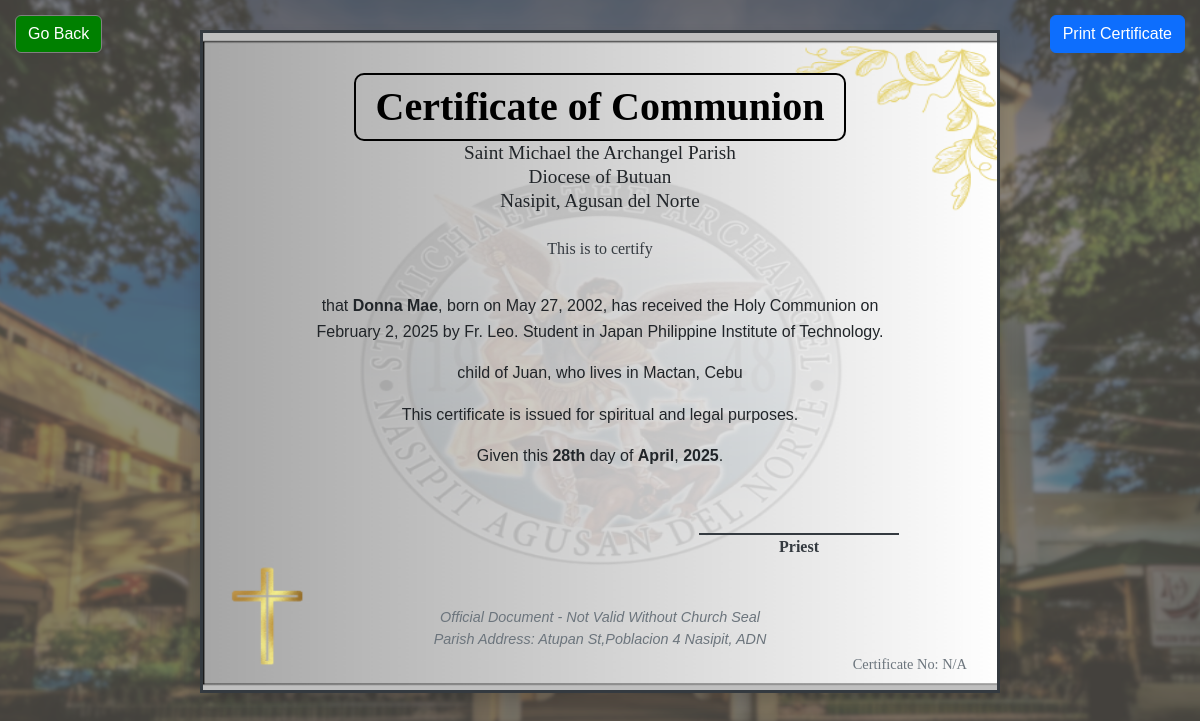
The app's page /communionCert.php?id=3&type=communion with its own data.
### tables this page shows
CREATE TABLE IF NOT EXISTS `communion_records` (
  `id` int NOT NULL AUTO_INCREMENT,
  `participant_name` varchar(255) NOT NULL,
  `dob` date NOT NULL,
  `gender` varchar(20) NOT NULL,
  `school_grade` varchar(200) NOT NULL,
  `guardian_name` varchar(255) NOT NULL,
  `contact` varchar(100) NOT NULL,
  `communion_date` date NOT NULL,
  `priest_name` varchar(255) NOT NULL,
  `address` varchar(255) NOT NULL,
  PRIMARY KEY (`id`)
);

### communionCert.php (the view, shortened to what this page needs)
<?php
include 'db_config.php';
$id = $_GET['id'] ?? null;
$stmt = $pdo->prepare("SELECT * FROM communion_records WHERE id = ?");
$stmt->execute([$id]);
$record = $stmt->fetch();
?>
<!DOCTYPE html>
<html lang="en">
<head>
    <link href="https://cdn.jsdelivr.net/npm/bootstrap@5.3.0/dist/css/bootstrap.min.css" rel="stylesheet" />
</head>
<body>
    <button class="btn btn-secondary go-back-btn no-print" onclick="window.location.href='communion.php'" style="position: fixed; top: 15px; left: 15px; z-index: 1050; background-color: green; border-color: gray; color: white;">Go Back</button>
    <button class="btn btn-primary print-btn no-print" onclick="window.print()" style="position: fixed; top: 15px; right: 15px; z-index: 1050;">Print Certificate</button>
    <div class="certificate-container shadow">
        <div class="certificate-number">
            Certificate No: <?= htmlspecialchars($record['certificate_number'] ?? 'N/A') ?>
        </div>
        <div class="certificate-title">Certificate of Communion</div>
        <div class="church-location">
            <p>Saint Michael the Archangel Parish</p>
            <p>Diocese of Butuan</p>
            <p>Nasipit, Agusan del Norte</p>
        </div>
        <div class="this-is-to-certify">
            <p>This is to certify</p>
        </div>
        <div class="content">
            <p>that <strong><?= htmlspecialchars($record['participant_name']) ?></strong>, born on <?= date('F j, Y', strtotime($record['dob'])) ?>, has received the Holy Communion on <br><?= date('F j, Y', strtotime($record['communion_date'])) ?> by <?= htmlspecialchars($record['priest_name']) ?>. Student in <?= htmlspecialchars($record['school_grade']) ?>.</p>
            <p>child of <?= htmlspecialchars($record['guardian_name']) ?>, who lives in <?= htmlspecialchars($record['address']) ?></p>
            <p>This certificate is issued for spiritual and legal purposes.</p>
            <p>Given this <strong><?= date('jS') ?></strong> day of <strong><?= date('F') ?></strong>, <strong><?= date('Y') ?></strong>.</p>
        </div>
        <div class="signature-section">
            <div class="signature-box">Priest</div>
        </div>
        <div class="footer-text">
            Official Document - Not Valid Without Church Seal<br />
            Parish Address: Atupan St,Poblacion 4 Nasipit, ADN
        </div>
    </div>
</body>
</html>

### communionCert.php (style rules this page uses)
body { background-image: url('img/bg.png'); background-repeat: no-repeat; background-position: center; background-size: cover; font-family: 'Arial', serif; }
.certificate-container { max-width: 800px; margin: 30px auto; padding: 40px 50px; background: white; border: 3px solid #343a40; box-shadow: 0 0 15px rgba(0,0,0,0.2); position: relative; background-image: url('img/smap.png'); background-repeat: no-repeat; background-position: center; background-size: 100% 100%; }
.certificate-title { font-size: 2.5rem; font-weight: 700; color: black; text-align: center; margin: 0 auto 0.1rem auto; font-family: 'Old English Text MT', serif; border: 2px solid black; border-radius: 10px; padding: 2px 20px; display: table; }
.church-location { font-size: 1.2rem; text-align: center; line-height: 0.5rem; margin-bottom: 0.5rem; margin-top: 0.5rem; color: #212529; font-family: 'Times New Roman',Georgia; }
.this-is-to-certify { font-size: 1.0rem; text-align: center; margin-top: 2rem; margin-bottom: 2rem; color: #343a40; font-family: 'Georgia', serif; }
.content p { font-size: 1.0rem; line-height: 1.6; color: #212529; text-align: center; margin-bottom: 1rem; }
.signature-section { margin-top: 4rem; display: flex; justify-content: right; padding: 0 3rem; }
.signature-box { border-top: 2px solid #343a40; width: 200px; text-align: center; font-weight: 600; font-family: 'Georgia', serif; font-size: 1rem; color: #343a40; }
.footer-text { text-align: center; margin-top: 3rem; font-size: 0.9rem; color: #6c757d; font-style: italic; }
.certificate-number { position: absolute; bottom: 15px; right: 30px; font-size: 0.9rem; color: #6c757d; font-family: 'Georgia', serif; }
.print-btn { position: fixed; top: 15px; right: 15px; z-index: 1050; }
.go-back-btn { position: fixed; top: 15px; left: 15px; z-index: 1050; }

### records on screen
communion_records: participant_name "Donna Mae", dob "May 27, 2002", communion_date "February 2, 2025", priest_name "Fr. Leo", school_grade "Japan Philippine Institute of Technology", guardian_name "Juan", address "Mactan, Cebu"

### other values on screen
$record['certificate_number'] "N/A"
